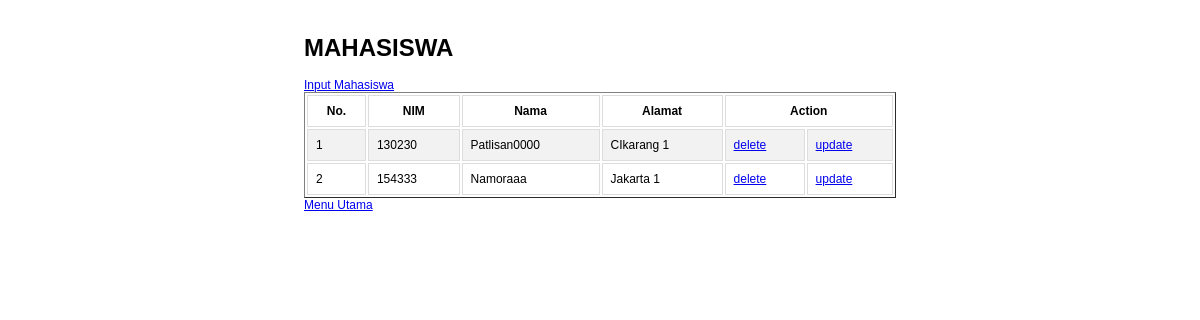
/mahasiswa.php, run on an earlier commit of the app's database.
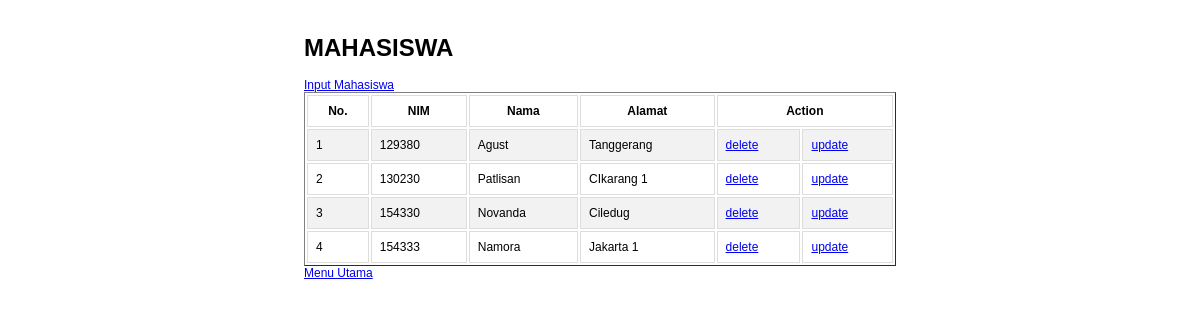
And on a later commit of the database.
### tables this page shows
CREATE TABLE `mahasiswa_tab` (
  `nim` varchar(10) NOT NULL,
  `nama` varchar(20) DEFAULT NULL,
  `alamat` varchar(30) DEFAULT NULL,
  PRIMARY KEY (`nim`)
);

### mahasiswa.php (the view, shortened to what this page needs)
<?php include("condb.php");
?>
<!DOCTYPE html>
<html>
<head>
</head>
<body>
    <div class="center">
        <h1>MAHASISWA</h1>
        <a href="inputmhs.php">Input Mahasiswa </a><br>
        <table border="1">
            <tr>
                <th>No.</th>
                <th>NIM</th>
                <th>Nama</th>
                <th>Alamat</th>
                <th colspan="2">Action</th>
            </tr>
        <?php
        $sql = "SELECT nim,nama,alamat FROM mahasiswa_tab ";
        $retval = mysqli_query($conn, $sql);
        $no =1;
        while ($row =  mysqli_fetch_assoc($retval)) {?>
            <tr>
                <td><?php echo $no ?></td>
                <td><?php echo $row['nim']?></td>
                <td><?php echo $row['nama']?></td>
                <td><?php echo $row['alamat']?></td>
                <td><a href="deletemhs.php?id=<?php echo $row['nim']?>">delete</a></td>
                <td><a href="updatemhs.php?id=<?php echo $row['nim']?>">update </a></td>
                <?php $no++;?>
            </tr>
        <?php } ?>
        </table>
        <a href="index.php">Menu Utama</a><br>
    </div>
</body>
</html>

What changed in the data, as far as the page shows it:
added mahasiswa_tab: nim "129380", nama "Agust", alamat "Tanggerang"
changed mahasiswa_tab "CIkarang 1": nama "Patlisan0000" → "Patlisan"
added mahasiswa_tab: nim "154330", nama "Novanda", alamat "Ciledug"
changed mahasiswa_tab "Jakarta 1": nama "Namoraaa" → "Namora"
